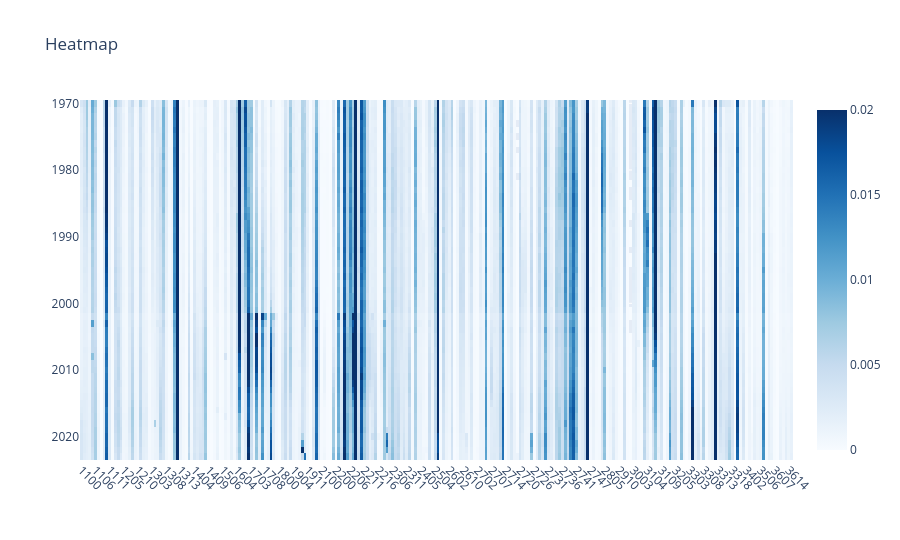

Notebook source saved alongside this figure:
### Code cell
uf.plotly_heatmap(
    df_prob_ind,
    x_labels=df_prob_ind.columns.astype(str),
    y_labels=df_prob_ind.index,
    x_type="subfield",
    z_min=0, z_max=0.02,
    line_height=10,
    colorscale="non-symmetric"
)

### Figure 1 — Plotly figure (JSON) as saved in the notebook; plotly's stock layout.template omitted (floating-point values rounded to 4 significant figures; data arrays with more than 128 entries replaced by an {"elided": "..."} marker saying what was removed)
{"data": [{"colorscale": [[0.0, "rgb(247,251,255)"], [0.125, "rgb(222,235,247)"], [0.25, "rgb(198,219,239)"], [0.375, "rgb(158,202,225)"], [0.5, "rgb(107,174,214)"], [0.625, "rgb(66,146,198)"], [0.75, "rgb(33,113,181)"], [0.875, "rgb(8,81,156)"], [1.0, "rgb(8,48,107)"]], "customdata": {"elided": "54x252x2 mixed values"}, "hovertemplate": "<b>X: </b>%{customdata[0]}<br><b>Y: </b>%{customdata[1]}<br><b>Z: </b> %{z:.3f}<br><extra></extra>", "x": {"elided": "252 str values"}, "y": [1970, 1971, 1972, 1973, 1974, 1975, 1976, 1977, 1978, 1979, 1980, 1981, 1982, 1983, 1984, 1985, 1986, 1987, 1988, 1989, 1990, 1991, 1992, 1993, 1994, 1995, 1996, 1997, 1998, 1999, 2000, 2001, 2002, 2003, 2004, 2005, 2006, 2007, 2008, 2009, 2010, 2011, 2012, 2013, 2014, 2015, 2016, 2017, 2018, 2019, 2020, 2021, 2022, 2023], "z": {"elided": "54x252 float values"}, "zmax": 0.02, "zmin": 0, "type": "heatmap"}], "layout": {"xaxis": {"tickangle": 45, "automargin": true}, "yaxis": {"autorange": "reversed", "automargin": true}, "title": {"text": "Heatmap"}, "height": 540}}
